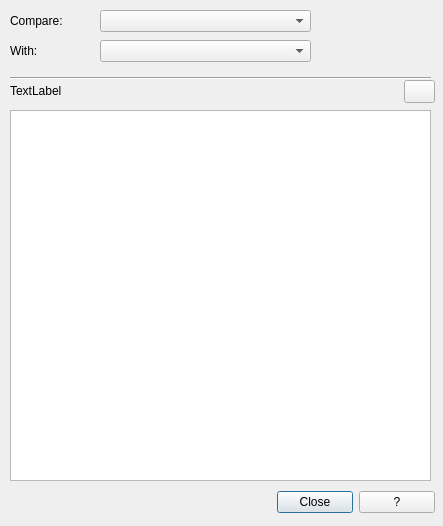
<?xml version="1.0" encoding="UTF-8"?>
<ui version="4.0">
 <class>DimStyle_Diff_Dialog</class>
 <widget class="QDialog" name="DimStyle_Diff_Dialog">
  <property name="geometry">
   <rect>
    <x>0</x>
    <y>0</y>
    <width>443</width>
    <height>526</height>
   </rect>
  </property>
  <property name="minimumSize">
   <size>
    <width>443</width>
    <height>526</height>
   </size>
  </property>
  <property name="maximumSize">
   <size>
    <width>443</width>
    <height>526</height>
   </size>
  </property>
  <property name="windowTitle">
   <string>Compare dimension styles</string>
  </property>
  <widget class="QLabel" name="label">
   <property name="geometry">
    <rect>
     <x>10</x>
     <y>10</y>
     <width>81</width>
     <height>21</height>
    </rect>
   </property>
   <property name="text">
    <string>Compare:</string>
   </property>
  </widget>
  <widget class="QLabel" name="label_2">
   <property name="geometry">
    <rect>
     <x>10</x>
     <y>40</y>
     <width>81</width>
     <height>21</height>
    </rect>
   </property>
   <property name="text">
    <string>With:</string>
   </property>
  </widget>
  <widget class="QComboBox" name="dimStyle1">
   <property name="geometry">
    <rect>
     <x>100</x>
     <y>10</y>
     <width>211</width>
     <height>22</height>
    </rect>
   </property>
   <property name="toolTip">
    <string>Specify the first dimension style.</string>
   </property>
  </widget>
  <widget class="QComboBox" name="dimStyle2">
   <property name="geometry">
    <rect>
     <x>100</x>
     <y>40</y>
     <width>211</width>
     <height>22</height>
    </rect>
   </property>
   <property name="toolTip">
    <string>Specify the second dimension style. If you set the second style as the first, all dimension style properties will displayed.</string>
   </property>
  </widget>
  <widget class="Line" name="line">
   <property name="geometry">
    <rect>
     <x>10</x>
     <y>70</y>
     <width>421</width>
     <height>16</height>
    </rect>
   </property>
   <property name="orientation">
    <enum>Qt::Horizontal</enum>
   </property>
  </widget>
  <widget class="QLabel" name="msg">
   <property name="geometry">
    <rect>
     <x>10</x>
     <y>80</y>
     <width>381</width>
     <height>21</height>
    </rect>
   </property>
   <property name="text">
    <string>TextLabel</string>
   </property>
  </widget>
  <widget class="QWidget" name="layoutWidget">
   <property name="geometry">
    <rect>
     <x>277</x>
     <y>490</y>
     <width>158</width>
     <height>25</height>
    </rect>
   </property>
   <layout class="QHBoxLayout" name="horizontalLayout">
    <item>
     <widget class="QPushButton" name="closeButton">
      <property name="text">
       <string>Close</string>
      </property>
     </widget>
    </item>
    <item>
     <widget class="QPushButton" name="helpButton">
      <property name="text">
       <string>?</string>
      </property>
     </widget>
    </item>
   </layout>
  </widget>
  <widget class="QTableWidget" name="tableWidget">
   <property name="geometry">
    <rect>
     <x>10</x>
     <y>110</y>
     <width>421</width>
     <height>371</height>
    </rect>
   </property>
   <property name="toolTip">
    <string>&lt;html&gt;&lt;head/&gt;&lt;body&gt;&lt;p&gt;Display the result of comparing dimension styles.If you compare two different styles, the settings that are different between the two dimension styles, their current settings, and brief descriptions are listed. If you set the second style as the first, all dimension style properties will displayed.&lt;/p&gt;&lt;/body&gt;&lt;/html&gt;</string>
   </property>
  </widget>
  <widget class="QPushButton" name="copyButton">
   <property name="geometry">
    <rect>
     <x>404</x>
     <y>80</y>
     <width>31</width>
     <height>23</height>
    </rect>
   </property>
   <property name="toolTip">
    <string>Copy the result of comparing into the clipboard.</string>
   </property>
   <property name="text">
    <string/>
   </property>
   <property name="icon">
    <iconset>
     <normaloff>:/plugins/qad/icons/copy.png</normaloff>:/plugins/qad/icons/copy.png</iconset>
   </property>
  </widget>
 </widget>
 <resources/>
 <connections>
  <connection>
   <sender>helpButton</sender>
   <signal>clicked()</signal>
   <receiver>DimStyle_Diff_Dialog</receiver>
   <slot>ButtonHELP_Pressed()</slot>
   <hints>
    <hint type="sourcelabel">
     <x>426</x>
     <y>500</y>
    </hint>
    <hint type="destinationlabel">
     <x>397</x>
     <y>316</y>
    </hint>
   </hints>
  </connection>
  <connection>
   <sender>dimStyle1</sender>
   <signal>currentIndexChanged(int)</signal>
   <receiver>DimStyle_Diff_Dialog</receiver>
   <slot>DimStyleName1Changed()</slot>
   <hints>
    <hint type="sourcelabel">
     <x>226</x>
     <y>20</y>
    </hint>
    <hint type="destinationlabel">
     <x>347</x>
     <y>20</y>
    </hint>
   </hints>
  </connection>
  <connection>
   <sender>dimStyle2</sender>
   <signal>currentIndexChanged(int)</signal>
   <receiver>DimStyle_Diff_Dialog</receiver>
   <slot>DimStyleName2Changed()</slot>
   <hints>
    <hint type="sourcelabel">
     <x>235</x>
     <y>55</y>
    </hint>
    <hint type="destinationlabel">
     <x>347</x>
     <y>55</y>
    </hint>
   </hints>
  </connection>
  <connection>
   <sender>copyButton</sender>
   <signal>clicked()</signal>
   <receiver>DimStyle_Diff_Dialog</receiver>
   <slot>copyToClipboard()</slot>
   <hints>
    <hint type="sourcelabel">
     <x>427</x>
     <y>91</y>
    </hint>
    <hint type="destinationlabel">
     <x>441</x>
     <y>99</y>
    </hint>
   </hints>
  </connection>
  <connection>
   <sender>closeButton</sender>
   <signal>clicked()</signal>
   <receiver>DimStyle_Diff_Dialog</receiver>
   <slot>accept()</slot>
   <hints>
    <hint type="sourcelabel">
     <x>303</x>
     <y>504</y>
    </hint>
    <hint type="destinationlabel">
     <x>210</x>
     <y>500</y>
    </hint>
   </hints>
  </connection>
 </connections>
 <slots>
  <slot>ButtonHELP_Pressed()</slot>
  <slot>DimStyleName1Changed()</slot>
  <slot>DimStyleName2Changed()</slot>
  <slot>copyToClipboard()</slot>
 </slots>
</ui>
